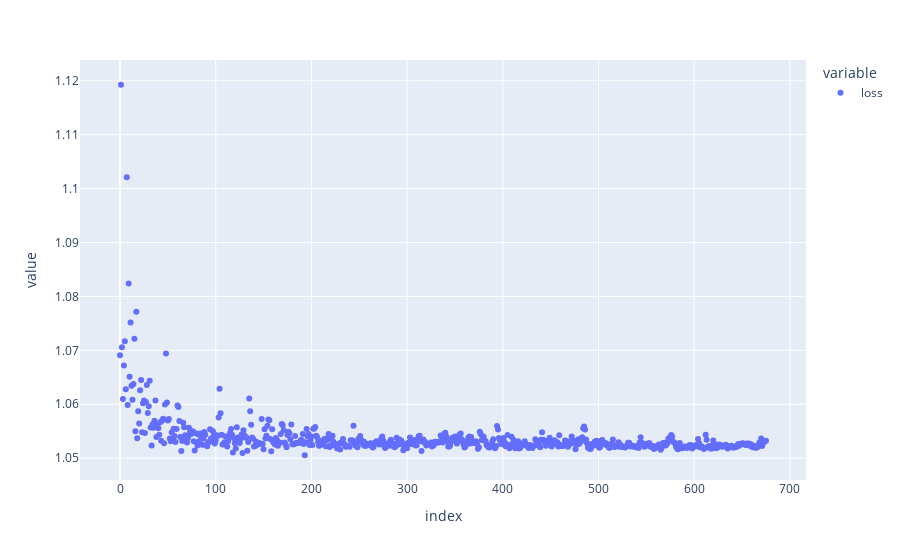

Here is the notebook cell this chart was saved with:
### Code cell
#Run this cell to graph your loss
df = pd.DataFrame(history.history)['loss']
px.scatter(df).show()

### Figure 1 — Plotly figure (JSON) as saved in the notebook; plotly's stock layout.template omitted (floating-point values rounded to 4 significant figures; data arrays with more than 128 entries replaced by an {"elided": "..."} marker saying what was removed)
{"data": [{"hovertemplate": "variable=loss<br>index=%{x}<br>value=%{y}<extra></extra>", "legendgroup": "loss", "marker": {"color": "#636efa", "symbol": "circle"}, "mode": "markers", "name": "loss", "orientation": "v", "showlegend": true, "type": "scatter", "x": {"elided": "676 int values"}, "xaxis": "x", "y": {"elided": "676 float values"}, "yaxis": "y"}], "layout": {"legend": {"title": {"text": "variable"}, "tracegroupgap": 0}, "margin": {"t": 60}, "xaxis": {"anchor": "y", "domain": [0, 1], "title": {"text": "index"}}, "yaxis": {"anchor": "x", "domain": [0, 1], "title": {"text": "value"}}}}
